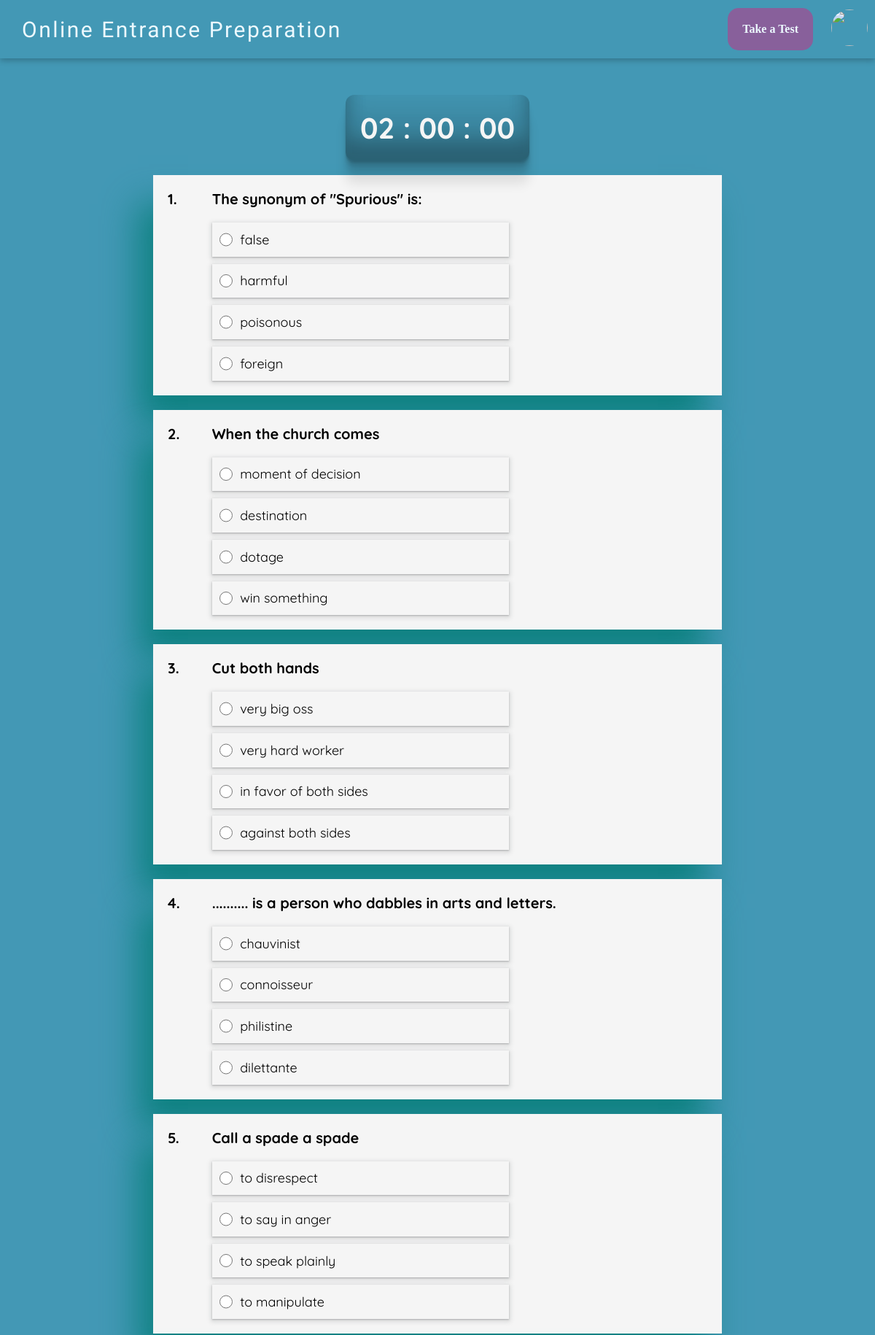
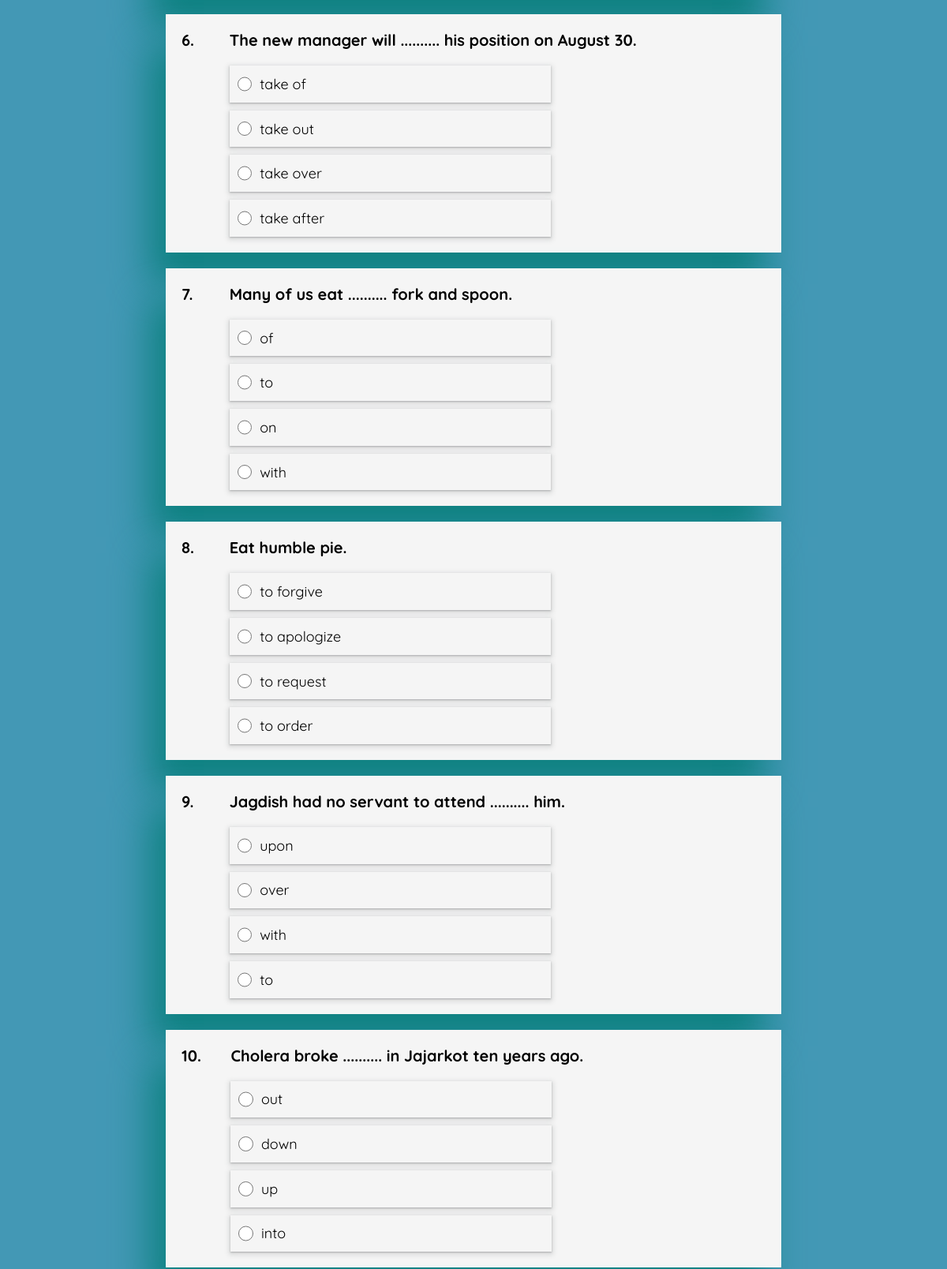
Screenshot of /modeltest/BCA (upper part) with the database file from the repository (2 pictures, top to bottom).
### Users/models.py (models this page shows, shortened)
class Questions(models.Model):
    class Meta:
        verbose_name_plural = "Questions"
    SubjectID = models.ForeignKey(
            'Subject',
            on_delete = models.CASCADE
        )
    ID = models.UUIDField(
            primary_key=True,
            default=uuid.uuid4,
            editable=False
        )
    Title = models.TextField(
                null = False,
                blank = False
            )
    Answer = models.CharField(
                null = False,
                blank = False,
                max_length = 20
            )
    OptionOne = models.CharField(
                    null = False,
                    blank = False,
                    max_length = 20
                )
    OptionTwo = models.CharField(
                    null = False,
                    blank = False,
                    max_length = 20
                )
    OptionThree = models.CharField(
                    null = False,
                    blank = False,
                    max_length = 20
                )
    OptionFour = models.CharField(
                    null = False,
                    blank = False,
                    max_length = 20
                )

### Users/views.py (the view)
# urls.py: path('modeltest/<program>', views.TakeModelTest, name='modeltest'),
def TakeModelTest(request, program):
    global values
    if request.user.is_superuser:
        return redirect('/admin')
    values = []
    programme = Programme.objects.filter(Name=program)[0]
    for subject in Subject.objects.filter(ProgrammeID=programme):
        questions = list(Questions.objects.filter(SubjectID=subject))
        random.shuffle(questions)
        questions = questions[:subject.TotalQuestionsToSelect]
        for question in questions:
            choices = [question.OptionOne, question.OptionTwo, question.OptionThree, question.OptionFour]
            details = {
                'id': question.ID,
                'title': question.Title,
                'choices': choices,
                'answer': question.Answer,
                'checked': False,
                'program': program
            }
            values.append(details)
    return render(request, 'ModelTest.html', {'questions': values})

### templates/ModelTest.html (shortened to what this page needs)
{% extends 'WelcomeNav.html' %}
{% load static %}
{% block content %}
    <link rel="stylesheet" href="{% static 'css/modeltest.css' %}">
    <link rel="stylesheet" href="{% static 'css/scroll.css' %}">
    {% if questions.0.checked %}
        <form action="#" id="read-only-form">
    {% else %}
        <form action="{% url 'getresult' %}" method="POST">
    {% endif %}
        <div class="QuestionContainer">
            {% if questions.0.checked is False %}
                <div class="timer">
                    <p id="timer-text">02 : 00 : 00</p>
                </div>
            {% endif %}
            {% for question in questions %}
                <div class="Questions">
                    <p class="question-number">{{forloop.counter}}.</p>
                    <div class="question-details">
                        <p class="question-title">{{question.title}}</p>
                        <div class="options">
                            {% for choice in question.choices %}
                                {% if question.checked %}
                                    {% if choice == question.UserAnswer %}
                                        {% if question.is_correct %}
                                            <div class="choice correct-div">
                                        {% else %}
                                            <div class="choice wrong-div">
                                        {% endif %}
                                    {% else %}
                                        {% if choice == question.answer and question.is_correct is False %}
                                            <div class="choice correct-div">
                                        {% else %}
                                            <div class="choice">
                                        {% endif %}
                                    {% endif %}
                                {% else %}
                                    <div class="choice">
                                {% endif %}
                                    {% if choice == question.UserAnswer and question.checked %}
                                        <input type="radio" class="radio-choices" id="{{forloop.parentloop.counter}}{{forloop.counter}}" name="choices {{forloop.parentloop.counter}}" value="{{forloop.counter}}" checked>
                                    {% else %}
                                        <input type="radio" class="radio-choices" id="{{forloop.parentloop.counter}}{{forloop.counter}}" name="choices {{forloop.parentloop.counter}}" value="{{forloop.counter}}">
                                    {% endif %}
                                    <label class="option-labels" for="{{forloop.parentloop.counter}}{{forloop.counter}}">{{choice}}</label>
                                </div>
                            {% endfor %}
                        </div>
                    </div>
                </div>
            {% endfor %}
        </div>
    </form>
{% include 'footer.html' %}
{% endblock %}

### static/css/WelcomeNav.css (style rules this page uses)
* { margin: 0; padding: 0; scroll-behavior:smooth; box-sizing: border-box; }
body { background-color: #4398b5; }

### static/css/modeltest.css (style rules this page uses)
:root { --font: 'Quicksand'; --wrong-font-color: #e44944; --timer-text-color: whitesmoke; --common-background-color: #4398b5; --questions-options-font-color: black; --error-message-font-color: whitesmoke; --submit-button-font-color: whitesmoke; --obtained-marks-font-color: whitesmoke; --common-div-background-color: whitesmoke; --obtained-marks-background-color: #af0404; --checked-questions-font-color: whitesmoke; }
* { margin: 0; padding: 0; scroll-behavior:smooth; box-sizing: border-box; }
.timer { top: 0; padding: 20px; position: sticky; border-radius: 12px; background-color: var(--common-background-color); box-shadow: rgba(0, 0, 0, 0.17) 0px -23px 25px 0px inset, rgba(0, 0, 0, 0.15) 0px -36px 30px 0px inset, rgba(0, 0, 0, 0.1) 0px -79px 40px 0px inset, rgba(0, 0, 0, 0.06) 0px 2px 1px, rgba(0, 0, 0, 0.09) 0px 4px 2px, rgba(0, 0, 0, 0.09) 0px 8px 4px, rgba(0, 0, 0, 0.09) 0px 16px 8px, rgba(0, 0, 0, 0.09) 0px 32px 16px; }
#timer-text { font-size: 40px; text-align: center; font-weight: bold; font-family: var(--font); color: var(--timer-text-color); }
.QuestionContainer { gap: 20px; width: 100%; display: flex; margin-top: 50px; min-height: 100px; align-items: center; flex-direction: column; background-color: var(--common-background-color); }
.Questions { width: 65%; height: 30%; display: flex; justify-content: center; background-color: var(--common-div-background-color); box-shadow: -21px 40px 45px 0px rgba(15,130,130,1); }
.question-number, .question-title { font-size: 20px; font-weight: 700; text-align: justify; font-family: var(--font); padding: 20px 20px 0px 20px; color: var(--questions-options-font-color); background-color: var(--common-div-background-color); }
.question-details { width: 100%; }
.question-number { width: 8%; }
.options { gap: 10px; width: 100%; padding: 20px; display: flex; flex-direction: column; align-items: stretch; }
.choice { gap: 10px; width: 60%; display: flex; padding: 10px; cursor: pointer; align-items: center; color: var(--questions-options-font-color); box-shadow: rgba(60, 64, 67, 0.3) 0px 1px 2px 0px, rgba(60, 64, 67, 0.15) 0px 2px 6px 2px; }
.choice label { display: flex; font-size: 18px; font-family: var(--font); }
input[type=radio] { border: 0px; width: 20px; height: 2em; }
input[type=radio], label { cursor: pointer; }
label { width: 100%; }

### rows the page displays
Questions: title "The synonym of \"Spurious\" is:", choices "false" "harmful" "poisonous" "foreign"
Questions: title "When the church comes", choices "moment of decision" "destination" "dotage" "win something"
Questions: title "Cut both hands", choices "very big oss" "very hard worker" "in favor of both sides" "against both sides"
Questions: title ".......... is a person who dabbles in arts and letters.", choices "chauvinist" "connoisseur" "philistine" "dilettante"
Questions: title "Call a spade a spade", choices "to disrespect" "to say in anger" "to speak plainly" "to manipulate"
Questions: title "The new manager will .......... his position on August 30.", choices "take of" "take out" "take over" "take after"
Questions: title "Many of us eat .......... fork and spoon.", choices "of" "to" "on" "with"
Questions: title "Eat humble pie.", choices "to forgive" "to apologize" "to request" "to order"
Questions: title "Jagdish had no servant to attend .......... him.", choices "upon" "over" "with" "to"
Questions: title "Cholera broke .......... in Jajarkot ten years ago.", choices "out" "down" "up" "into"
